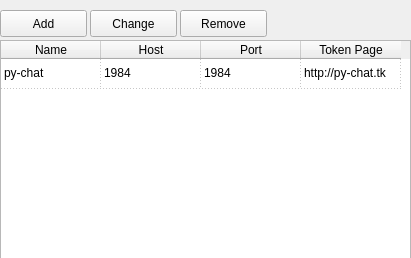
<?xml version="1.0" encoding="UTF-8"?>
<ui version="4.0">
 <class>Form_Servers</class>
 <widget class="QWidget" name="Form_Servers">
  <property name="geometry">
   <rect>
    <x>0</x>
    <y>0</y>
    <width>411</width>
    <height>258</height>
   </rect>
  </property>
  <property name="windowTitle">
   <string>Form</string>
  </property>
  <widget class="QPushButton" name="pushButton_Add">
   <property name="geometry">
    <rect>
     <x>0</x>
     <y>10</y>
     <width>87</width>
     <height>27</height>
    </rect>
   </property>
   <property name="text">
    <string>Add</string>
   </property>
  </widget>
  <widget class="QPushButton" name="pushButton_Remove">
   <property name="geometry">
    <rect>
     <x>180</x>
     <y>10</y>
     <width>87</width>
     <height>27</height>
    </rect>
   </property>
   <property name="text">
    <string>Remove</string>
   </property>
  </widget>
  <widget class="QPushButton" name="pushButton_Change">
   <property name="geometry">
    <rect>
     <x>90</x>
     <y>10</y>
     <width>87</width>
     <height>27</height>
    </rect>
   </property>
   <property name="text">
    <string>Change</string>
   </property>
  </widget>
  <widget class="QTableWidget" name="tableWidget_ServersList">
   <property name="geometry">
    <rect>
     <x>0</x>
     <y>40</y>
     <width>411</width>
     <height>221</height>
    </rect>
   </property>
   <property name="contextMenuPolicy">
    <enum>Qt::CustomContextMenu</enum>
   </property>
   <property name="verticalScrollBarPolicy">
    <enum>Qt::ScrollBarAsNeeded</enum>
   </property>
   <property name="horizontalScrollBarPolicy">
    <enum>Qt::ScrollBarAsNeeded</enum>
   </property>
   <property name="dragDropOverwriteMode">
    <bool>false</bool>
   </property>
   <property name="showGrid">
    <bool>true</bool>
   </property>
   <property name="gridStyle">
    <enum>Qt::DotLine</enum>
   </property>
   <property name="sortingEnabled">
    <bool>true</bool>
   </property>
   <property name="rowCount">
    <number>1</number>
   </property>
   <property name="columnCount">
    <number>4</number>
   </property>
   <attribute name="horizontalHeaderVisible">
    <bool>true</bool>
   </attribute>
   <attribute name="verticalHeaderVisible">
    <bool>false</bool>
   </attribute>
   <row>
    <property name="text">
     <string>1</string>
    </property>
   </row>
   <column>
    <property name="text">
     <string notr="true">Name</string>
    </property>
    <property name="toolTip">
     <string notr="true"/>
    </property>
    <property name="whatsThis">
     <string notr="true"/>
    </property>
    <property name="font">
     <font>
      <pointsize>9</pointsize>
     </font>
    </property>
   </column>
   <column>
    <property name="text">
     <string notr="true">Host</string>
    </property>
    <property name="font">
     <font>
      <pointsize>9</pointsize>
     </font>
    </property>
   </column>
   <column>
    <property name="text">
     <string notr="true">Port</string>
    </property>
    <property name="font">
     <font>
      <pointsize>9</pointsize>
     </font>
    </property>
   </column>
   <column>
    <property name="text">
     <string>Token Page</string>
    </property>
   </column>
   <item row="0" column="0">
    <property name="text">
     <string>py-chat</string>
    </property>
    <property name="flags">
     <set>ItemIsSelectable|ItemIsEditable|ItemIsDragEnabled|ItemIsUserCheckable|ItemIsEnabled</set>
    </property>
   </item>
   <item row="0" column="1">
    <property name="text">
     <string>1984</string>
    </property>
    <property name="flags">
     <set>ItemIsSelectable|ItemIsEditable|ItemIsDragEnabled|ItemIsUserCheckable|ItemIsEnabled</set>
    </property>
   </item>
   <item row="0" column="2">
    <property name="text">
     <string>1984</string>
    </property>
    <property name="flags">
     <set>ItemIsSelectable|ItemIsEditable|ItemIsDragEnabled|ItemIsUserCheckable|ItemIsEnabled</set>
    </property>
   </item>
   <item row="0" column="3">
    <property name="text">
     <string>http://py-chat.tk</string>
    </property>
    <property name="flags">
     <set>ItemIsSelectable|ItemIsEditable|ItemIsDragEnabled|ItemIsUserCheckable|ItemIsEnabled</set>
    </property>
   </item>
  </widget>
  <action name="actionAddRow">
   <property name="text">
    <string>Add</string>
   </property>
   <property name="toolTip">
    <string>Добавить строку</string>
   </property>
  </action>
 </widget>
 <resources/>
 <connections/>
</ui>
